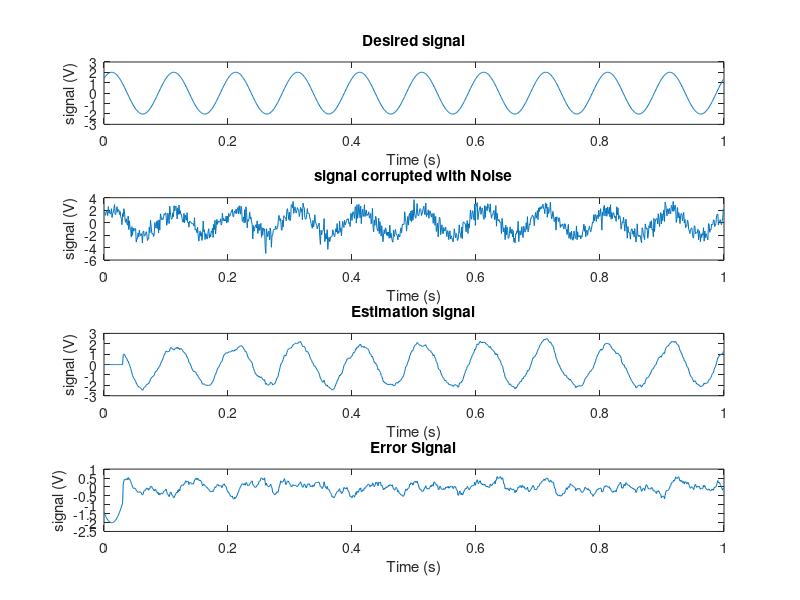
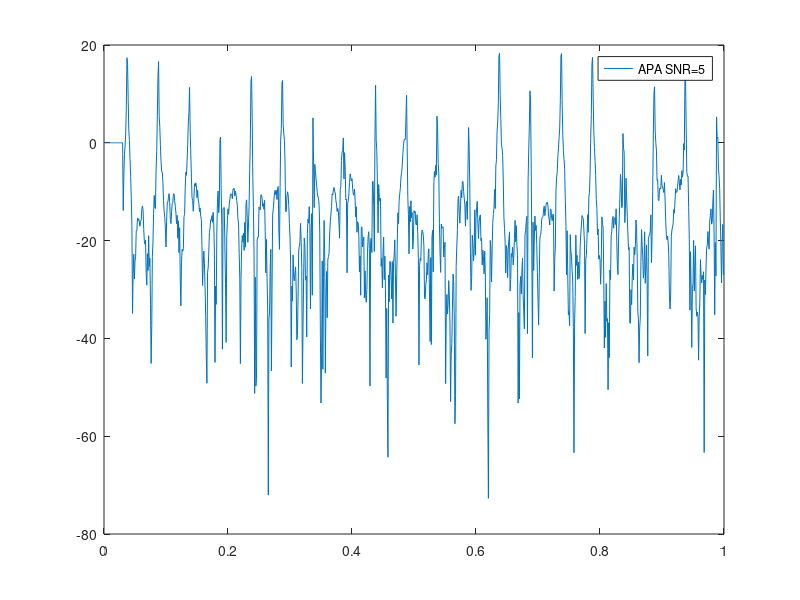

Reproduce these figures in MATLAB, in order.
clc; close all ;
% Parameter definitions
fs = 1000;         % Sampling frequency
t = 0:1/fs:1-1/fs; % Time vector
f = 10;             % Frequency of the sine wave
A_Noise = 0.8 ;
z = 1 ;
A = 1.4226; SNRstrAPA = 'APA SNR=5' ;
%A = 4.4987; SNRstrAPA = 'APA SNR=15' ;
%A = 14.2262; SNRstrAPA = 'APA SNR=25' ;
clean_signal = 0 ;
%desired signal
for i = 0:1:z-1
    clean_signal = clean_signal + A*sin(2*pi*(1+i*2)*f*t)+A*cos(2*pi*(1+i*2)*f*t) ;
    %clean_signal = clean_signal + A*sin(2*pi*(1+i*2)*f*t)*sqrt(2).*cos(2*pi*(1+i*2)*f*t) ;
end
D = clean_signal ;
%A is signal with noise
%randn mean:0 sigma:1
n = numel(D);
noise = A_Noise*randn(1,n);
temp1 = mean(noise.^2) ;
temp2 = mean(clean_signal.^2);
SNR = 10*log10(temp2/temp1)
A = D(1:n) + noise ;
M = 32;
wi = zeros(1,M);
E = [];
phi=0.00001; %eliminate the probability of singular matrix
mu = 0.1;
for i = M:n
    I = eye(M);
    E(i) = D(i) - wi*A(i:-1:i-M+1)';
    wi = wi + mu*A(i:-1:i-M+1)*(inv(A(i:-1:i-M+1)'*A(i:-1:i-M+1)+phi*I))*E(i);
end

%estimation signal
Y = zeros(n,1);
for i = M:n
    j = A(i:-1:i-M+1);
    Y(i) = ((wi)*(j)');
end

%error signal
Err = Y'- D;
temp3 = mean(Err(33:end).^2) ;
temp4 = mean(clean_signal(33:end).^2) ;
ErrtoCleanSignal = 10*log10(temp3/temp4) 
ErrtoCleanSignal_single_APA = 10*log10(Err.^2./clean_signal.^2);

%Plot
figure ;
subplot(4,1,1), plot(t,D);
title('Desired signal');
xlabel('Time (s)');
ylabel('signal (V)');
subplot(4,1,2), plot(t,A);
title('signal corrupted with Noise');
xlabel('Time (s)');
ylabel('signal (V)');
subplot(4,1,3), plot(t,Y);
title('Estimation signal');
xlabel('Time (s)');
ylabel('signal (V)');
subplot(4,1,4), plot(t,Err);
title('Error Signal');
xlabel('Time (s)');
ylabel('signal (V)');

figure ;
title('Error to Clean Signal ratio');
xlabel('Time (s)');
ylabel('dB');
plot(t,ErrtoCleanSignal_single_APA);
legend(SNRstrAPA);